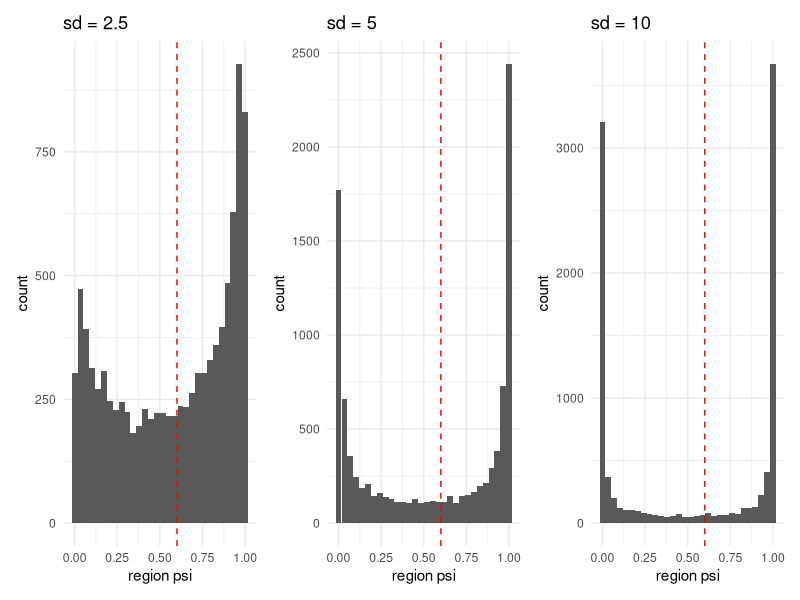
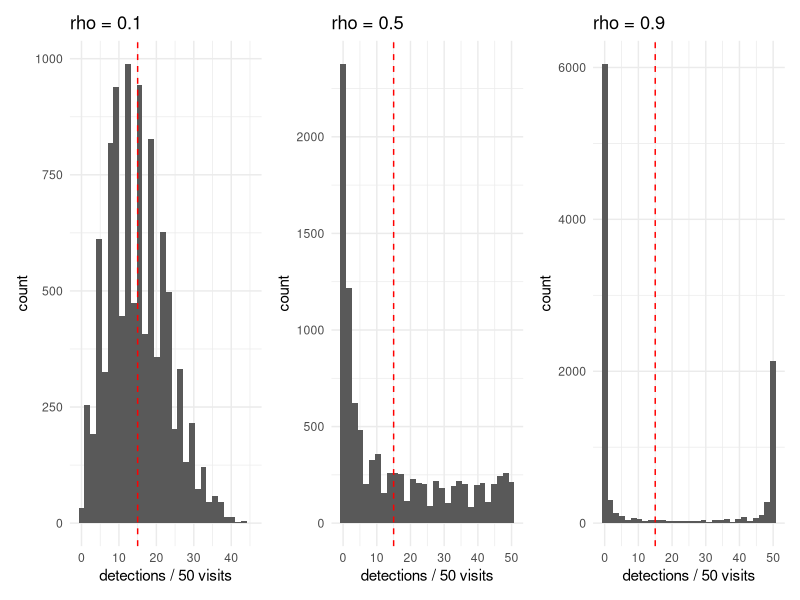

The R source for these figures, in order:
library(tidyverse)
library(patchwork)

# non independent sites
psi <- 0.6

sd_2.5 <- plogis(rnorm(10000, psi, 2.5))
sd_5 <- plogis(rnorm(10000, psi, 5))
sd_10 <- plogis(rnorm(10000, psi, 10))

plot_sd2.5 <- ggplot() +
  geom_histogram(aes(x = sd_2.5)) +
  geom_vline(aes(xintercept = psi), color = "red", linetype = "dashed") +
  labs(x = "region psi", y = "count") +
  ggtitle("sd = 2.5") +
  theme_minimal()

plot_sd5 <- ggplot() +
  geom_histogram(aes(x = sd_5)) +
  geom_vline(aes(xintercept = psi), color = "red", linetype = "dashed") +
  labs(x = "region psi", y = "count") +
  ggtitle("sd = 5") +
  theme_minimal()

plot_sd10 <- ggplot() +
  geom_histogram(aes(x = sd_10)) +
  geom_vline(aes(xintercept = psi), color = "red", linetype = "dashed") +
  labs(x = "region psi", y = "count") +
  ggtitle("sd = 10") +
  theme_minimal()

final_sd_plot <- plot_sd2.5 + plot_sd5 + plot_sd10 + plot_layout(nrow = 1)
ggsave("figures/modelbreak_mechanism_nonind.png", dpi = 400, 
       width = 7, height = 3)

# beta binomial detection
p <- 0.3
nVisits <- 50

rho_0.1 <- VGAM::rbetabinom(10000, nVisits, p, 0.1)
rho_0.5 <- VGAM::rbetabinom(10000, nVisits, p, 0.5)
rho_0.9 <- VGAM::rbetabinom(10000, nVisits, p, 0.9)

plot_rho0.1 <- ggplot() +
  geom_histogram(aes(x = rho_0.1)) +
  geom_vline(aes(xintercept = p * nVisits), 
             color = "red", linetype = "dashed") +
  labs(x = "detections / 50 visits", y = "count") +
  ggtitle("rho = 0.1") +
  theme_minimal()

plot_rho0.5 <- ggplot() +
  geom_histogram(aes(x = rho_0.5)) +
  geom_vline(aes(xintercept = p * nVisits), 
             color = "red", linetype = "dashed") +
  labs(x = "detections / 50 visits", y = "count") +
  ggtitle("rho = 0.5") +
  theme_minimal()

plot_rho0.9 <- ggplot() +
  geom_histogram(aes(x = rho_0.9)) +
  geom_vline(aes(xintercept = p * nVisits), 
             color = "red", linetype = "dashed") +
  labs(x = "detections / 50 visits", y = "count") +
  ggtitle("rho = 0.9") +
  theme_minimal()

final_rho_plot <- plot_rho0.1 + plot_rho0.5 + plot_rho0.9 + 
  plot_layout(nrow = 1)
ggsave("figures/modelbreak_mechanism_betabin.png", dpi = 400, 
       width = 7, height = 3)
